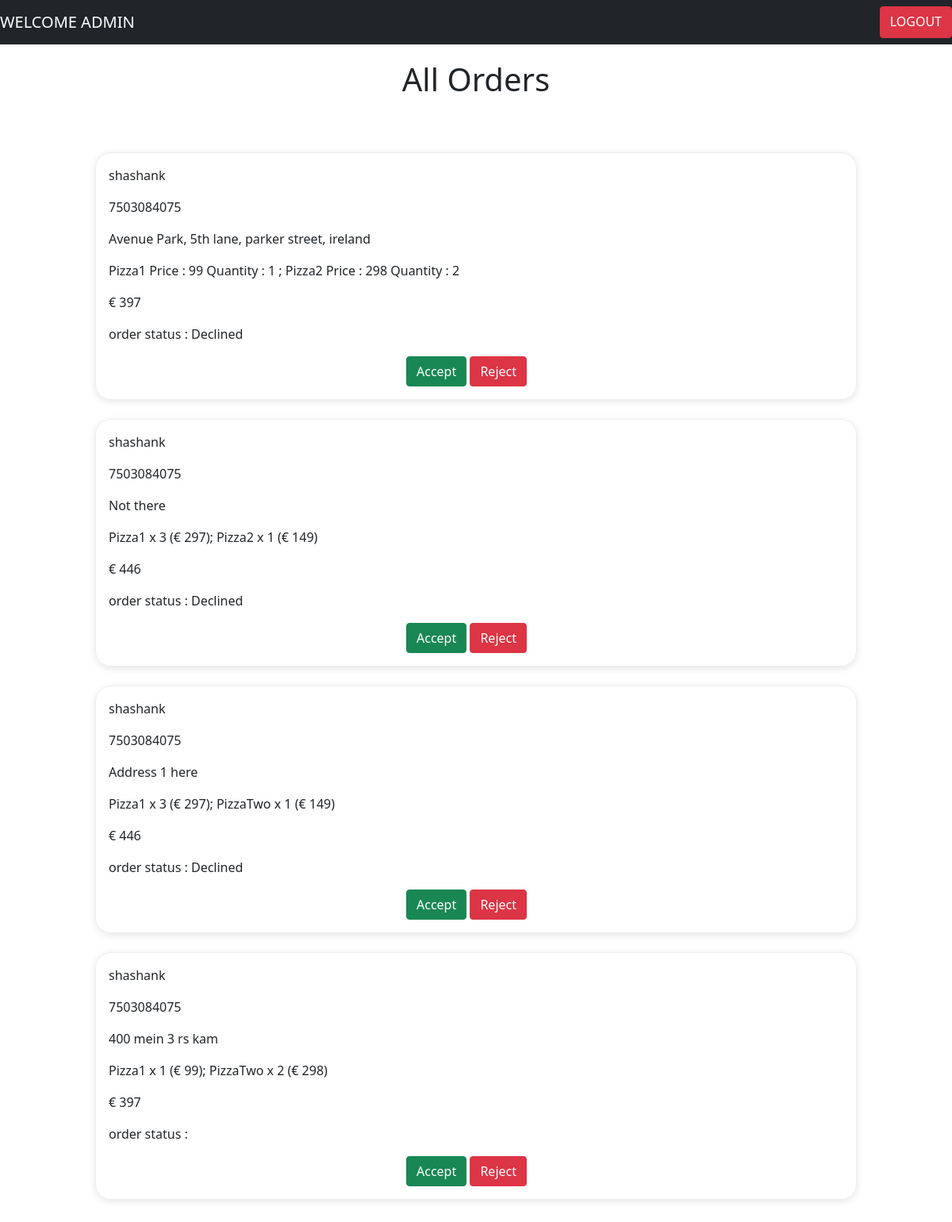
The page /adminorders/ on the database its author committed.
### pizzap/models.py (models this page shows)
class Order(models.Model):
    customer = models.ForeignKey(Customer, on_delete=models.DO_NOTHING)
    address = models.CharField(max_length=100)
    item_ordered = models.CharField(max_length=100)
    status = models.CharField(max_length=10)
    total_amount = models.CharField(max_length=100)
    class Meta:
        verbose_name = "Order"
        verbose_name_plural = "Orders"

class Customer(models.Model):
    user = models.ForeignKey(User, on_delete=models.CASCADE)
    phone_no = models.CharField(max_length=15)
    class Meta:
        verbose_name = "Customer"
        verbose_name_plural = "Customers"

### pizzap/views.py (the view)
# urls.py: path('adminorders/', adminorders, name='adminorders'),
def adminorders(request):
    orders = Order.objects.all()
    context = {'orders': orders}
    return render(request, 'pizzap/adminorders.html', context)

### templates/pizzap/adminorders.html (shortened to what this page needs)
{% extends 'base.html' %}
{% block content %}
<nav class="navbar navbar-dark bg-dark">
    <div style="display: flex; justify-content: space-between; width: 100%">
        <a class="navbar-brand">WELCOME ADMIN</a>
        <a class="btn btn-danger" href="/adminlogout/">LOGOUT</a>
    </div>
</nav>
<h1 style="text-align: center; padding: 20px;">All Orders</h1>
<div style="display: flex; flex-direction: column; margin: 48px auto; width: 80%">
    {% for order in orders %}
    <div style="border: 1px solid #eee;
    	box-shadow: 0 2px 10px rgb(0 0 0 / 11%); margin-bottom: 24px; padding: 16px; display: flex; flex-direction: column; border-radius: 20px;"
         role="alert">
        <p>{{order.customer.user.username}}</p>
        <p>{{order.customer.phone_no}}</p>
        <p>{{order.address}}</p>
        <p>{{order.item_ordered}}</p>
        <p>€ {{order.total_amount}}</p>
        <p>order status : {{order.status}}</p>
        <div class="container" style="width: 200px;margin:auto">
            <a href="/acceptorder/{{order.id}}/" class="btn btn-success">Accept</a>
            <a href="/declineorder/{{order.id}}/" class="btn btn-danger">Reject</a>
        </div>
    </div>
    {% endfor %}
</div>
    {% endblock %}

### templates/base.html (shortened to what this page needs)
<!DOCTYPE html>
<html>
    <head>
        <link href="https://cdn.jsdelivr.net/npm/bootstrap@5.1.3/dist/css/bootstrap.min.css" rel="stylesheet"
>
    <body>
       {% block content  %}{% endblock  %}
    </body>
</html>

### rows shown on the page
Order: customer.user.username "shashank", customer.phone_no "7503084075", address "Avenue Park, 5th lane, parker street, ireland", item_ordered "Pizza1 Price : 99 Quantity : 1 ; Pizza2 Price : 298 Quantity : 2", total_amount "397", status "Declined"
Order: customer.user.username "shashank", customer.phone_no "7503084075", address "Not there", item_ordered "Pizza1 x 3 (€ 297); Pizza2 x 1 (€ 149)", total_amount "446", status "Declined"
Order: customer.user.username "shashank", customer.phone_no "7503084075", address "Address 1 here", item_ordered "Pizza1 x 3 (€ 297); PizzaTwo x 1 (€ 149)", total_amount "446", status "Declined"
Order: customer.user.username "shashank", customer.phone_no "7503084075", address "400 mein 3 rs kam", item_ordered "Pizza1 x 1 (€ 99); PizzaTwo x 2 (€ 298)", total_amount "397"
